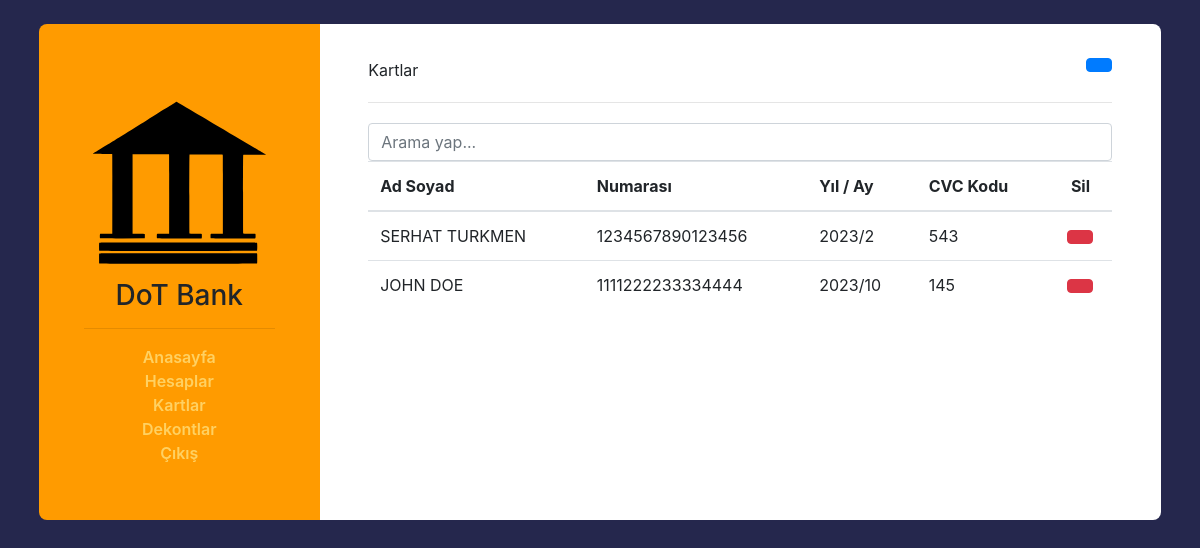
The app's page /card/ (signed in), older data.
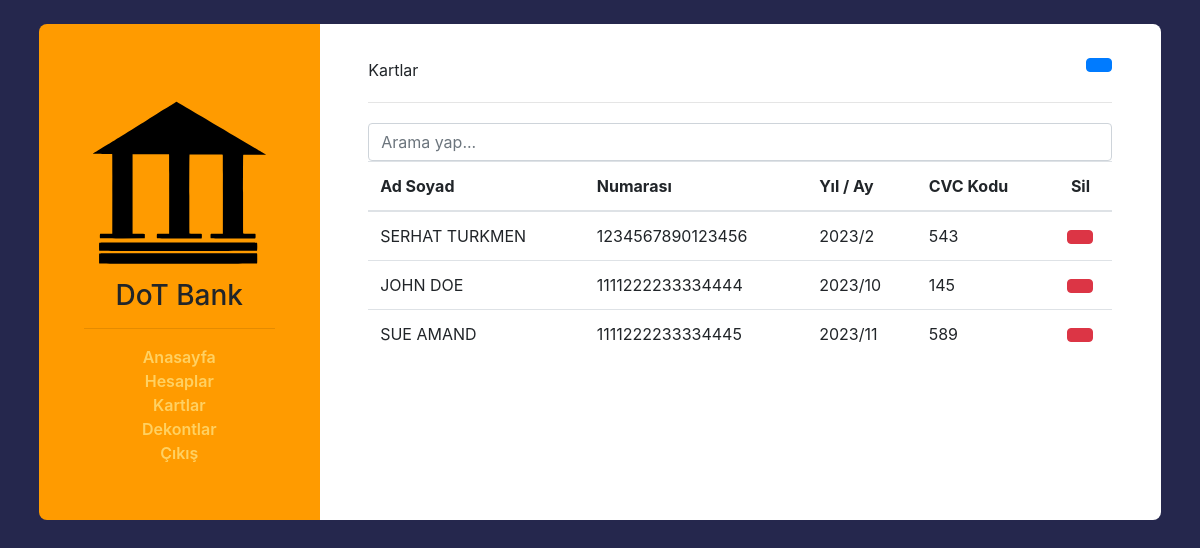
The same page, newer data.
### model/__init__.py (models this page shows)
class Card(db.Model):
    id = db.Column(db.Integer, autoincrement=True, primary_key=True, unique=True)
    cardnumber = db.Column(db.Text)
    year = db.Column(db.Integer)
    month = db.Column(db.Integer)
    secretkey = db.Column(db.Integer)
    name = db.Column(db.Text)
    userid = db.Column(db.Integer)

### controller/homeController.py (the view, shortened to what this page needs)
@home.route("/card/", methods=["GET", "POST"])
def card():
    if session.get("login", ""):
        return render_template("card.html", cards=cardEvents.viewall(), users=userEvents.viewall())
    else:
        return redirect(url_for(".login"))

### model/cardEvents.py (called while the page is built)
def viewall(): return Card.query.all()

### model/userEvents.py (called while the page is built)
def viewall(): return User.query.all()

### templates/card.html (shortened to what this page needs)
{% extends "layout.html"%}
{% block body %}
<div class="col-md-12">
  Kartlar
  <button type="button" class="btn btn-primary btn-rounded btn-icon float-right" data-toggle="modal" data-target="#addcard">
  </button>
</div>
<div class="col-md-12">
  <hr style="margin-top: 20px; margin-bottom: 20px;"/>
</div>
<div class="mst-form col-md-12">
    <input class="form-control" id="filterinput" type="text" placeholder="Arama yap...">
    {% if cards == [] %}
        <div class="alert alert-warning">Kayıt yok</div>
    {% else %}
    <div class="table-responsive table-hover">
        <table class="table">
            <thead>
                <tr>
                    <th>Ad Soyad</th>
                    <th>Numarası</th>
                    <th>Yıl / Ay</th>
                    <th>CVC Kodu</th>
                    <th><center>Sil</center></th>
                </tr>
            </thead>
            <tbody id="filtertable">
            {% for card in cards %}
                <tr>
                    <td>{{ card.name }}</td>
                    <td>{{ card.cardnumber }}</td>
                    <td>{{ card.year }}/{{ card.month }}</td>
                    <td>{{ card.secretkey }}</td>
                    <td>
                        <center>
                            <form action="{{ url_for('.card') }}" method="POST">
                                <button type="submit" name="event" value="deletecard" class="btn btn-danger btn-rounded">
                                </button>
                            </form>
                        </center>
                    </td>
                </tr>
      {% endfor %}
      </tbody>
    </table>
  </div>
{% endif %}
</div>
{% endblock %}

Row changes from the older to the newer data that the page shows:
added Card: name "SUE AMAND", cardnumber "1111222233334445", year "2023", month "11", secretkey "589"
